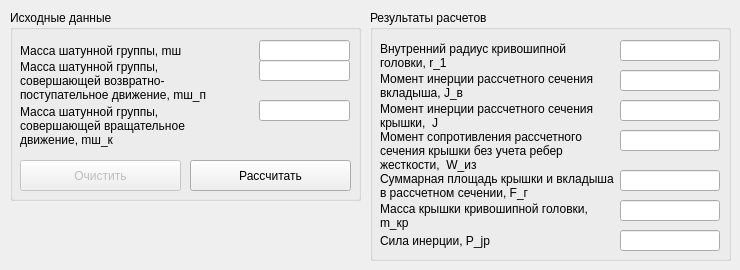
      <widget class="QWidget" name="tab_12">
       <attribute name="title">
        <string>КГШ</string>
       </attribute>
       <widget class="QGroupBox" name="groupBox_24">
        <property name="geometry">
         <rect>
          <x>370</x>
          <y>10</y>
          <width>361</width>
          <height>251</height>
         </rect>
        </property>
        <property name="title">
         <string>Результаты расчетов</string>
        </property>
        <widget class="QLineEdit" name="param_Group3_Jv">
         <property name="geometry">
          <rect>
           <x>250</x>
           <y>60</y>
           <width>100</width>
           <height>21</height>
          </rect>
         </property>
         <property name="maximumSize">
          <size>
           <width>100</width>
           <height>16777215</height>
          </size>
         </property>
         <property name="text">
          <string/>
         </property>
         <property name="readOnly">
          <bool>true</bool>
         </property>
        </widget>
        <widget class="QLabel" name="label_124">
         <property name="geometry">
          <rect>
           <x>10</x>
           <y>30</y>
           <width>221</width>
           <height>31</height>
          </rect>
         </property>
         <property name="text">
          <string>Внутренний радиус кривошипной головки, r_1</string>
         </property>
         <property name="scaledContents">
          <bool>false</bool>
         </property>
         <property name="wordWrap">
          <bool>true</bool>
         </property>
        </widget>
        <widget class="QLineEdit" name="param_Group3_r1">
         <property name="geometry">
          <rect>
           <x>250</x>
           <y>30</y>
           <width>100</width>
           <height>21</height>
          </rect>
         </property>
         <property name="maximumSize">
          <size>
           <width>100</width>
           <height>16777215</height>
          </size>
         </property>
         <property name="text">
          <string/>
         </property>
         <property name="readOnly">
          <bool>true</bool>
         </property>
        </widget>
        <widget class="QLineEdit" name="param_Group3_J">
         <property name="geometry">
          <rect>
           <x>250</x>
           <y>90</y>
           <width>100</width>
           <height>21</height>
          </rect>
         </property>
         <property name="maximumSize">
          <size>
           <width>100</width>
           <height>16777215</height>
          </size>
         </property>
         <property name="text">
          <string/>
         </property>
         <property name="readOnly">
          <bool>true</bool>
         </property>
        </widget>
        <widget class="QLineEdit" name="param_Group3_Fg">
         <property name="geometry">
          <rect>
           <x>250</x>
           <y>160</y>
           <width>100</width>
           <height>21</height>
          </rect>
         </property>
         <property name="maximumSize">
          <size>
           <width>100</width>
           <height>16777215</height>
          </size>
         </property>
         <property name="text">
          <string/>
         </property>
         <property name="readOnly">
          <bool>true</bool>
         </property>
        </widget>
        <widget class="QLabel" name="label_135">
         <property name="geometry">
          <rect>
           <x>10</x>
           <y>160</y>
           <width>241</width>
           <height>31</height>
          </rect>
         </property>
         <property name="text">
          <string>Суммарная площадь крышки и вкладыша в рассчетном сечении, F_г</string>
         </property>
         <property name="scaledContents">
          <bool>false</bool>
         </property>
         <property name="alignment">
          <set>Qt::AlignLeading|Qt::AlignLeft|Qt::AlignVCenter</set>
         </property>
         <property name="wordWrap">
          <bool>true</bool>
         </property>
        </widget>
        <widget class="QLineEdit" name="param_Group3_mkr">
         <property name="geometry">
          <rect>
           <x>250</x>
           <y>190</y>
           <width>100</width>
           <height>21</height>
          </rect>
         </property>
         <property name="maximumSize">
          <size>
           <width>100</width>
           <height>16777215</height>
          </size>
         </property>
         <property name="text">
          <string/>
         </property>
         <property name="readOnly">
          <bool>true</bool>
         </property>
        </widget>
        <widget class="QLabel" name="label_137">
         <property name="geometry">
          <rect>
           <x>10</x>
           <y>190</y>
           <width>231</width>
           <height>31</height>
          </rect>
         </property>
         <property name="text">
          <string>Масса крышки кривошипной головки, m_кр</string>
         </property>
         <property name="scaledContents">
          <bool>false</bool>
         </property>
         <property name="wordWrap">
          <bool>true</bool>
         </property>
        </widget>
        <widget class="QLineEdit" name="param_Group3_Pjp">
         <property name="geometry">
          <rect>
           <x>250</x>
           <y>220</y>
           <width>100</width>
           <height>21</height>
          </rect>
         </property>
         <property name="maximumSize">
          <size>
           <width>100</width>
           <height>16777215</height>
          </size>
         </property>
         <property name="text">
          <string/>
         </property>
         <property name="readOnly">
          <bool>true</bool>
         </property>
        </widget>
        <widget class="QLabel" name="label_139">
         <property name="geometry">
          <rect>
           <x>10</x>
           <y>220</y>
           <width>231</width>
           <height>21</height>
          </rect>
         </property>
         <property name="text">
          <string>Сила инерции, P_jp</string>
         </property>
         <property name="scaledContents">
          <bool>false</bool>
         </property>
         <property name="wordWrap">
          <bool>true</bool>
         </property>
        </widget>
        <widget class="QLineEdit" name="param_Group3_Wiz">
         <property name="geometry">
          <rect>
           <x>250</x>
           <y>120</y>
           <width>100</width>
           <height>21</height>
          </rect>
         </property>
         <property name="maximumSize">
          <size>
           <width>100</width>
           <height>16777215</height>
          </size>
         </property>
         <property name="text">
          <string/>
         </property>
         <property name="readOnly">
          <bool>true</bool>
         </property>
        </widget>
        <widget class="QLabel" name="label_131">
         <property name="geometry">
          <rect>
           <x>10</x>
           <y>60</y>
           <width>221</width>
           <height>31</height>
          </rect>
         </property>
         <property name="text">
          <string>Момент инерции рассчетного сечения вкладыша, J_в</string>
         </property>
         <property name="scaledContents">
          <bool>false</bool>
         </property>
         <property name="wordWrap">
          <bool>true</bool>
         </property>
        </widget>
        <widget class="QLabel" name="label_132">
         <property name="geometry">
          <rect>
           <x>10</x>
           <y>90</y>
           <width>221</width>
           <height>31</height>
          </rect>
         </property>
         <property name="text">
          <string>Момент инерции рассчетного сечения крышки,  J</string>
         </property>
         <property name="scaledContents">
          <bool>false</bool>
         </property>
         <property name="wordWrap">
          <bool>true</bool>
         </property>
        </widget>
        <widget class="QLabel" name="label_133">
         <property name="geometry">
          <rect>
           <x>10</x>
           <y>120</y>
           <width>221</width>
           <height>51</height>
          </rect>
         </property>
         <property name="text">
          <string>Момент сопротивления рассчетного сечения крышки без учета ребер жесткости,  W_из</string>
         </property>
         <property name="scaledContents">
          <bool>false</bool>
         </property>
         <property name="alignment">
          <set>Qt::AlignLeading|Qt::AlignLeft|Qt::AlignTop</set>
         </property>
         <property name="wordWrap">
          <bool>true</bool>
         </property>
        </widget>
       </widget>
       <widget class="QGroupBox" name="groupBox_25">
        <property name="geometry">
         <rect>
          <x>10</x>
          <y>10</y>
          <width>351</width>
          <height>191</height>
         </rect>
        </property>
        <property name="title">
         <string>Исходные данные</string>
        </property>
        <widget class="QPushButton" name="_btn_CalcGroup_3">
         <property name="geometry">
          <rect>
           <x>180</x>
           <y>150</y>
           <width>161</width>
           <height>31</height>
          </rect>
         </property>
         <property name="text">
          <string>Рассчитать</string>
         </property>
        </widget>
        <widget class="QPushButton" name="pushButton_9">
         <property name="enabled">
          <bool>false</bool>
         </property>
         <property name="geometry">
          <rect>
           <x>10</x>
           <y>150</y>
           <width>161</width>
           <height>31</height>
          </rect>
         </property>
         <property name="text">
          <string>Очистить</string>
         </property>
        </widget>
        <widget class="QLabel" name="label_149">
         <property name="geometry">
          <rect>
           <x>10</x>
           <y>30</y>
           <width>221</width>
           <height>21</height>
          </rect>
         </property>
         <property name="text">
          <string>Масса шатунной группы, mш</string>
         </property>
         <property name="scaledContents">
          <bool>false</bool>
         </property>
         <property name="wordWrap">
          <bool>true</bool>
         </property>
        </widget>
        <widget class="QLineEdit" name="param_Group3_msh">
         <property name="geometry">
          <rect>
           <x>249</x>
           <y>30</y>
           <width>91</width>
           <height>21</height>
          </rect>
         </property>
         <property name="maximumSize">
          <size>
           <width>100</width>
           <height>16777215</height>
          </size>
         </property>
         <property name="text">
          <string/>
         </property>
        </widget>
        <widget class="QLabel" name="label_150">
         <property name="geometry">
          <rect>
           <x>10</x>
           <y>50</y>
           <width>221</width>
           <height>51</height>
          </rect>
         </property>
         <property name="text">
          <string>Масса шатунной группы, совершающей возвратно-поступательное движение, mш_п</string>
         </property>
         <property name="scaledContents">
          <bool>false</bool>
         </property>
         <property name="alignment">
          <set>Qt::AlignLeading|Qt::AlignLeft|Qt::AlignTop</set>
         </property>
         <property name="wordWrap">
          <bool>true</bool>
         </property>
        </widget>
        <widget class="QLineEdit" name="param_Group3_mshp">
         <property name="geometry">
          <rect>
           <x>249</x>
           <y>50</y>
           <width>91</width>
           <height>21</height>
          </rect>
         </property>
         <property name="maximumSize">
          <size>
           <width>100</width>
           <height>16777215</height>
          </size>
         </property>
         <property name="text">
          <string/>
         </property>
        </widget>
        <widget class="QLabel" name="label_151">
         <property name="geometry">
          <rect>
           <x>10</x>
           <y>90</y>
           <width>221</width>
           <height>51</height>
          </rect>
         </property>
         <property name="text">
          <string>Масса шатунной группы, совершающей вращательное движение, mш_к</string>
         </property>
         <property name="scaledContents">
          <bool>false</bool>
         </property>
         <property name="wordWrap">
          <bool>true</bool>
         </property>
        </widget>
        <widget class="QLineEdit" name="param_Group3_mshk">
         <property name="geometry">
          <rect>
           <x>249</x>
           <y>90</y>
           <width>91</width>
           <height>21</height>
          </rect>
         </property>
         <property name="maximumSize">
          <size>
           <width>100</width>
           <height>16777215</height>
          </size>
         </property>
         <property name="text">
          <string/>
         </property>
        </widget>
       </widget>
      </widget>
